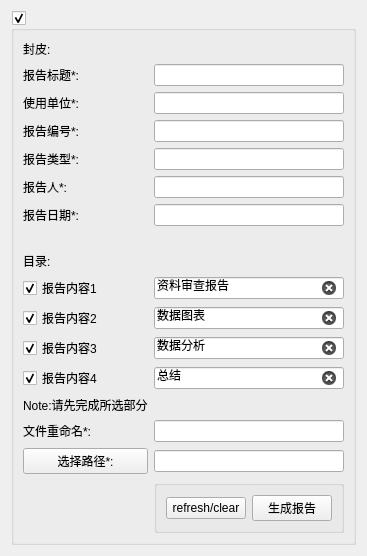
          <widget class="QWidget" name="cover">
           <attribute name="title">
            <string>封皮与目录</string>
           </attribute>
           <layout class="QVBoxLayout" name="verticalLayout_3">
            <item>
             <widget class="QGroupBox" name="groupBox_2">
              <property name="sizePolicy">
               <sizepolicy hsizetype="Preferred" vsizetype="Preferred">
                <horstretch>0</horstretch>
                <verstretch>0</verstretch>
               </sizepolicy>
              </property>
              <property name="title">
               <string/>
              </property>
              <property name="checkable">
               <bool>true</bool>
              </property>
              <layout class="QGridLayout" name="gridLayout_6">
               <item row="5" column="3">
                <widget class="QLineEdit" name="doc_type">
                 <property name="clearButtonEnabled">
                  <bool>true</bool>
                 </property>
                </widget>
               </item>
               <item row="2" column="1">
                <widget class="QLabel" name="label_17">
                 <property name="sizePolicy">
                  <sizepolicy hsizetype="Preferred" vsizetype="Preferred">
                   <horstretch>0</horstretch>
                   <verstretch>0</verstretch>
                  </sizepolicy>
                 </property>
                 <property name="text">
                  <string>报告标题*:</string>
                 </property>
                </widget>
               </item>
               <item row="9" column="1">
                <widget class="QLabel" name="label_20">
                 <property name="sizePolicy">
                  <sizepolicy hsizetype="Preferred" vsizetype="Preferred">
                   <horstretch>0</horstretch>
                   <verstretch>0</verstretch>
                  </sizepolicy>
                 </property>
                 <property name="text">
                  <string>目录:</string>
                 </property>
                </widget>
               </item>
               <item row="3" column="3">
                <widget class="QLineEdit" name="doc_company">
                 <property name="sizePolicy">
                  <sizepolicy hsizetype="Expanding" vsizetype="Fixed">
                   <horstretch>0</horstretch>
                   <verstretch>0</verstretch>
                  </sizepolicy>
                 </property>
                 <property name="clearButtonEnabled">
                  <bool>true</bool>
                 </property>
                </widget>
               </item>
               <item row="3" column="1">
                <widget class="QLabel" name="label_15">
                 <property name="text">
                  <string>使用单位*:</string>
                 </property>
                </widget>
               </item>
               <item row="1" column="1">
                <widget class="QLabel" name="label_3">
                 <property name="sizePolicy">
                  <sizepolicy hsizetype="Preferred" vsizetype="Preferred">
                   <horstretch>0</horstretch>
                   <verstretch>0</verstretch>
                  </sizepolicy>
                 </property>
                 <property name="text">
                  <string>封皮:</string>
                 </property>
                </widget>
               </item>
               <item row="6" column="1">
                <widget class="QLabel" name="label_32">
                 <property name="text">
                  <string>报告人*:</string>
                 </property>
                </widget>
               </item>
               <item row="4" column="3">
                <widget class="QLineEdit" name="doc_code">
                 <property name="readOnly">
                  <bool>false</bool>
                 </property>
                 <property name="clearButtonEnabled">
                  <bool>true</bool>
                 </property>
                </widget>
               </item>
               <item row="13" column="3">
                <widget class="QLineEdit" name="doc_content4">
                 <property name="text">
                  <string>总结</string>
                 </property>
                 <property name="clearButtonEnabled">
                  <bool>true</bool>
                 </property>
                </widget>
               </item>
               <item row="7" column="1">
                <widget class="QLabel" name="label_33">
                 <property name="text">
                  <string>报告日期*:</string>
                 </property>
                </widget>
               </item>
               <item row="4" column="1">
                <widget class="QLabel" name="label_31">
                 <property name="text">
                  <string>报告编号*:</string>
                 </property>
                </widget>
               </item>
               <item row="6" column="3">
                <widget class="QLineEdit" name="doc_reporter">
                 <property name="readOnly">
                  <bool>false</bool>
                 </property>
                 <property name="clearButtonEnabled">
                  <bool>true</bool>
                 </property>
                </widget>
               </item>
               <item row="7" column="3">
                <widget class="QLineEdit" name="doc_date">
                 <property name="readOnly">
                  <bool>false</bool>
                 </property>
                 <property name="clearButtonEnabled">
                  <bool>true</bool>
                 </property>
                </widget>
               </item>
               <item row="10" column="3">
                <widget class="QLineEdit" name="doc_content1">
                 <property name="text">
                  <string>资料审查报告</string>
                 </property>
                 <property name="clearButtonEnabled">
                  <bool>true</bool>
                 </property>
                </widget>
               </item>
               <item row="12" column="3">
                <widget class="QLineEdit" name="doc_content3">
                 <property name="text">
                  <string>数据分析</string>
                 </property>
                 <property name="clearButtonEnabled">
                  <bool>true</bool>
                 </property>
                </widget>
               </item>
               <item row="11" column="3">
                <widget class="QLineEdit" name="doc_content2">
                 <property name="text">
                  <string>数据图表</string>
                 </property>
                 <property name="clearButtonEnabled">
                  <bool>true</bool>
                 </property>
                </widget>
               </item>
               <item row="13" column="1">
                <widget class="QCheckBox" name="doc_4">
                 <property name="text">
                  <string>报告内容4  </string>
                 </property>
                 <property name="checked">
                  <bool>true</bool>
                 </property>
                </widget>
               </item>
               <item row="12" column="1">
                <widget class="QCheckBox" name="doc_3">
                 <property name="text">
                  <string>报告内容3  </string>
                 </property>
                 <property name="checked">
                  <bool>true</bool>
                 </property>
                </widget>
               </item>
               <item row="10" column="1">
                <widget class="QCheckBox" name="doc_1">
                 <property name="text">
                  <string>报告内容1  </string>
                 </property>
                 <property name="checked">
                  <bool>true</bool>
                 </property>
                </widget>
               </item>
               <item row="17" column="1">
                <widget class="QLabel" name="doc_status">
                 <property name="sizePolicy">
                  <sizepolicy hsizetype="Preferred" vsizetype="Preferred">
                   <horstretch>0</horstretch>
                   <verstretch>0</verstretch>
                  </sizepolicy>
                 </property>
                 <property name="text">
                  <string/>
                 </property>
                 <property name="wordWrap">
                  <bool>true</bool>
                 </property>
                </widget>
               </item>
               <item row="11" column="1">
                <widget class="QCheckBox" name="doc_2">
                 <property name="text">
                  <string>报告内容2  </string>
                 </property>
                 <property name="checked">
                  <bool>true</bool>
                 </property>
                </widget>
               </item>
               <item row="8" column="1">
                <widget class="QLabel" name="label_34">
                 <property name="sizePolicy">
                  <sizepolicy hsizetype="Preferred" vsizetype="Expanding">
                   <horstretch>0</horstretch>
                   <verstretch>0</verstretch>
                  </sizepolicy>
                 </property>
                 <property name="text">
                  <string/>
                 </property>
                </widget>
               </item>
               <item row="5" column="1">
                <widget class="QLabel" name="label_19">
                 <property name="sizePolicy">
                  <sizepolicy hsizetype="Preferred" vsizetype="Preferred">
                   <horstretch>0</horstretch>
                   <verstretch>0</verstretch>
                  </sizepolicy>
                 </property>
                 <property name="text">
                  <string>报告类型*:</string>
                 </property>
                </widget>
               </item>
               <item row="14" column="1">
                <widget class="QLabel" name="label_21">
                 <property name="sizePolicy">
                  <sizepolicy hsizetype="Preferred" vsizetype="Expanding">
                   <horstretch>0</horstretch>
                   <verstretch>0</verstretch>
                  </sizepolicy>
                 </property>
                 <property name="text">
                  <string>Note:请先完成所选部分</string>
                 </property>
                 <property name="wordWrap">
                  <bool>true</bool>
                 </property>
                </widget>
               </item>
               <item row="16" column="1">
                <widget class="QPushButton" name="doc_path_button">
                 <property name="sizePolicy">
                  <sizepolicy hsizetype="Preferred" vsizetype="Fixed">
                   <horstretch>0</horstretch>
                   <verstretch>0</verstretch>
                  </sizepolicy>
                 </property>
                 <property name="text">
                  <string>选择路径*:</string>
                 </property>
                 <property name="checkable">
                  <bool>true</bool>
                 </property>
                </widget>
               </item>
               <item row="15" column="1">
                <widget class="QLabel" name="label_18">
                 <property name="text">
                  <string>文件重命名*:</string>
                 </property>
                </widget>
               </item>
               <item row="15" column="3">
                <widget class="QLineEdit" name="doc_filename">
                 <property name="clearButtonEnabled">
                  <bool>true</bool>
                 </property>
                </widget>
               </item>
               <item row="16" column="3">
                <widget class="QLineEdit" name="doc_path">
                 <property name="readOnly">
                  <bool>true</bool>
                 </property>
                 <property name="clearButtonEnabled">
                  <bool>true</bool>
                 </property>
                </widget>
               </item>
               <item row="2" column="3">
                <widget class="QLineEdit" name="doc_heading">
                 <property name="sizePolicy">
                  <sizepolicy hsizetype="Expanding" vsizetype="Fixed">
                   <horstretch>0</horstretch>
                   <verstretch>0</verstretch>
                  </sizepolicy>
                 </property>
                 <property name="clearButtonEnabled">
                  <bool>true</bool>
                 </property>
                </widget>
               </item>
               <item row="17" column="3">
                <widget class="QGroupBox" name="groupBox_7">
                 <property name="autoFillBackground">
                  <bool>false</bool>
                 </property>
                 <property name="title">
                  <string/>
                 </property>
                 <property name="flat">
                  <bool>false</bool>
                 </property>
                 <layout class="QHBoxLayout" name="horizontalLayout_6">
                  <item>
                   <widget class="QPushButton" name="doc_clear">
                    <property name="sizePolicy">
                     <sizepolicy hsizetype="Fixed" vsizetype="Fixed">
                      <horstretch>0</horstretch>
                      <verstretch>0</verstretch>
                     </sizepolicy>
                    </property>
                    <property name="text">
                     <string>refresh/clear</string>
                    </property>
                    <property name="checkable">
                     <bool>true</bool>
                    </property>
                    <property name="checked">
                     <bool>false</bool>
                    </property>
                   </widget>
                  </item>
                  <item>
                   <widget class="QPushButton" name="doc_source">
                    <property name="sizePolicy">
                     <sizepolicy hsizetype="Fixed" vsizetype="Fixed">
                      <horstretch>0</horstretch>
                      <verstretch>0</verstretch>
                     </sizepolicy>
                    </property>
                    <property name="layoutDirection">
                     <enum>Qt::RightToLeft</enum>
                    </property>
                    <property name="autoFillBackground">
                     <bool>false</bool>
                    </property>
                    <property name="text">
                     <string>生成报告</string>
                    </property>
                    <property name="checkable">
                     <bool>true</bool>
                    </property>
                   </widget>
                  </item>
                 </layout>
                </widget>
               </item>
              </layout>
             </widget>
            </item>
           </layout>
          </widget>
